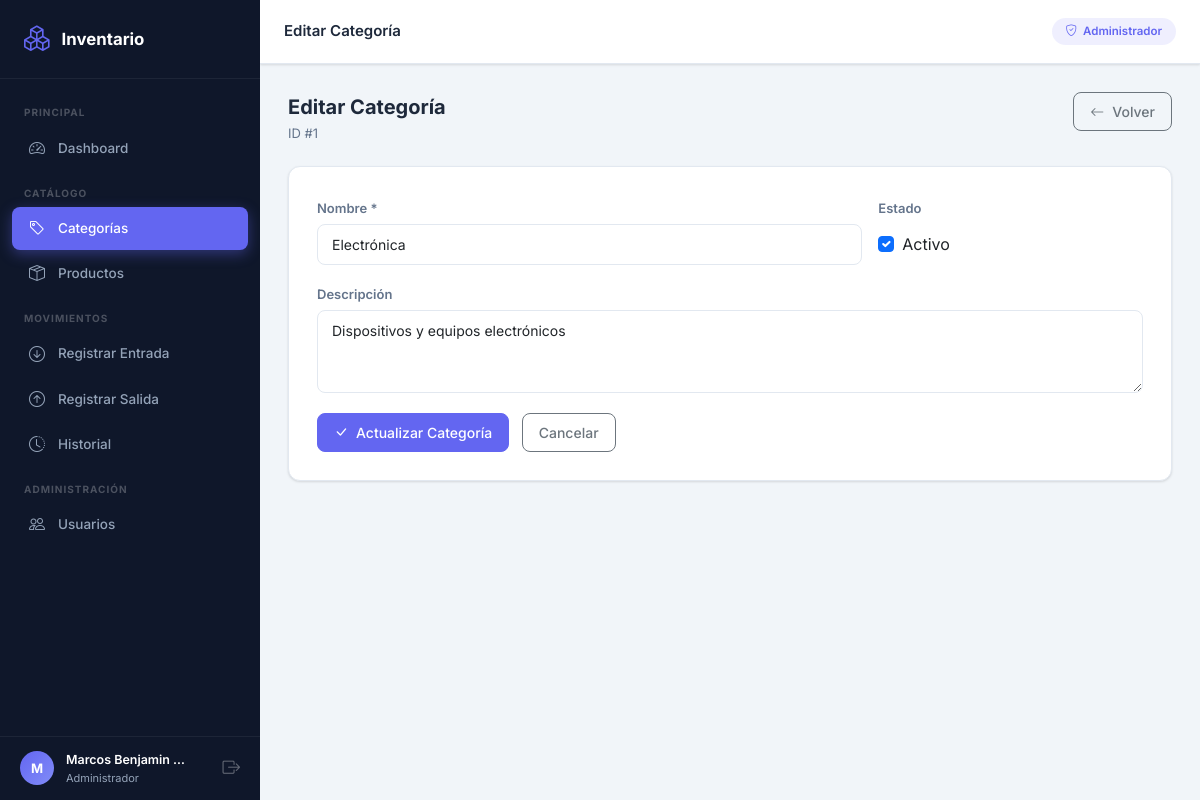
The app's page /modules/categorias/editar.php?id=1 (signed in) with its own data.
### tables this page shows
CREATE TABLE categorias (
    id INT AUTO_INCREMENT PRIMARY KEY,
    nombre VARCHAR(100) NOT NULL,
    descripcion TEXT,
    estado TINYINT(1) NOT NULL DEFAULT 1,
    created_at TIMESTAMP DEFAULT CURRENT_TIMESTAMP
);

### modules/categorias/editar.php (the view, shortened to what this page needs)
<?php
require_once __DIR__ . '/../../config/database.php';
$id = (int)($_GET['id'] ?? 0);
$stmt = $pdo->prepare('SELECT * FROM categorias WHERE id = ?');
$stmt->execute([$id]);
$cat = $stmt->fetch();
require_once __DIR__ . '/../../includes/header.php';
?>
<div class="page-header">
    <div>
        <div class="page-title">Editar Categoría</div>
        <div class="page-subtitle">ID #<?= $id ?></div>
    </div>
    <a href="<?= BASE_URL ?>/modules/categorias/index.php" class="btn btn-outline-secondary">
        <i class="bi bi-arrow-left me-2"></i>Volver
    </a>
</div>
<div class="card">
    <div class="card-body" style="padding:1.75rem">
        <form method="POST" id="form-editar-categoria">
            <div class="row g-3">
                <div class="col-md-8">
                    <label class="form-label" for="cat-nombre">Nombre *</label>
                    <input type="text" class="form-control" id="cat-nombre" name="nombre"
                           value="<?= htmlspecialchars($cat['nombre']) ?>" required>
                </div>
                <div class="col-md-4">
                    <label class="form-label">Estado</label>
                    <div class="form-check mt-2">
                        <input class="form-check-input" type="checkbox" name="estado" id="cat-estado" <?= $cat['estado'] ? 'checked' : '' ?>>
                        <label class="form-check-label" for="cat-estado">Activo</label>
                    </div>
                </div>
                <div class="col-12">
                    <label class="form-label" for="cat-descripcion">Descripción</label>
                    <textarea class="form-control" id="cat-descripcion" name="descripcion" rows="3"><?= htmlspecialchars($cat['descripcion'] ?? '') ?></textarea>
                </div>
                <div class="col-12 pt-1">
                    <button type="submit" class="btn btn-primary" id="btn-actualizar-categoria">
                        <i class="bi bi-check-lg me-2"></i>Actualizar Categoría
                    </button>
                    <a href="<?= BASE_URL ?>/modules/categorias/index.php" class="btn btn-outline-secondary ms-2">Cancelar</a>
                </div>
            </div>
        </form>
    </div>
</div>
<?php require_once __DIR__ . '/../../includes/footer.php'; ?>

### assets/css/style.css (style rules this page uses)
:root { --sidebar-bg: #0f172a; --sidebar-text: #94a3b8; --sidebar-active: #6366f1; --sidebar-hover: #1e293b; --sidebar-width: 260px; --topbar-height: 64px; --content-bg: #f1f5f9; --card-bg: #ffffff; --primary: #6366f1; --primary-dark: #4f46e5; --success: #10b981; --warning: #f59e0b; --danger: #ef4444; --info: #3b82f6; --text-primary: #1e293b; --text-secondary: #64748b; --border-color: #e2e8f0; --shadow: 0 1px 3px rgba(0,0,0,.08), 0 1px 2px rgba(0,0,0,.05); --shadow-md: 0 4px 12px rgba(0,0,0,.08), 0 2px 4px rgba(0,0,0,.05); --shadow-lg: 0 10px 24px rgba(0,0,0,.1), 0 4px 8px rgba(0,0,0,.05); --radius: 12px; --radius-sm: 8px; }
* { margin: 0; padding: 0; box-sizing: border-box; }
body { font-family: 'Inter', sans-serif; background: var(--content-bg); color: var(--text-primary); }
.card { border: 1px solid var(--border-color) !important; border-radius: var(--radius) !important; box-shadow: var(--shadow) !important; }
.form-control, .form-select { border: 1px solid var(--border-color); border-radius: 8px; padding: .5625rem .875rem; font-size: .875rem; transition: border-color .2s, box-shadow .2s; }
.form-label { font-size: .8125rem; font-weight: 600; color: var(--text-secondary); margin-bottom: .35rem; }
.btn { border-radius: 8px; font-weight: 500; font-size: .875rem; padding: .5rem 1rem; transition: all .2s; }
.btn-primary { background: var(--primary); border-color: var(--primary); }
.page-header { display: flex; align-items: flex-start; justify-content: space-between; margin-bottom: 1.375rem; flex-wrap: wrap; gap: 1rem; }
.page-title { font-size: 1.25rem; font-weight: 700; color: var(--text-primary); }
.page-subtitle { font-size: .8125rem; color: var(--text-secondary); margin-top: .125rem; }

### records on screen
categorias: nombre "Electrónica", estado "☑", descripcion "Dispositivos y equipos electrónicos"

### other values on screen
$_inicial "M"
$_nombre "Marcos Benjamin…"
$pageTitle "Editar Categoría"
$id "1"
